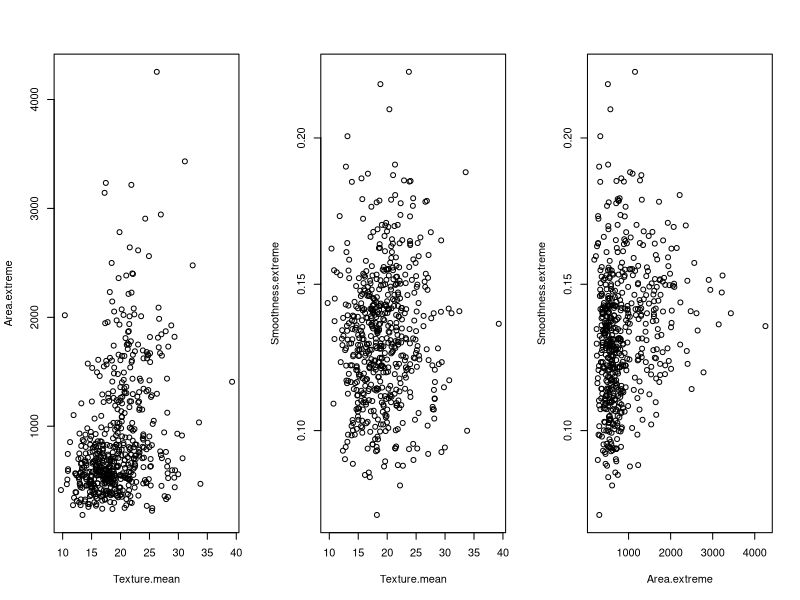
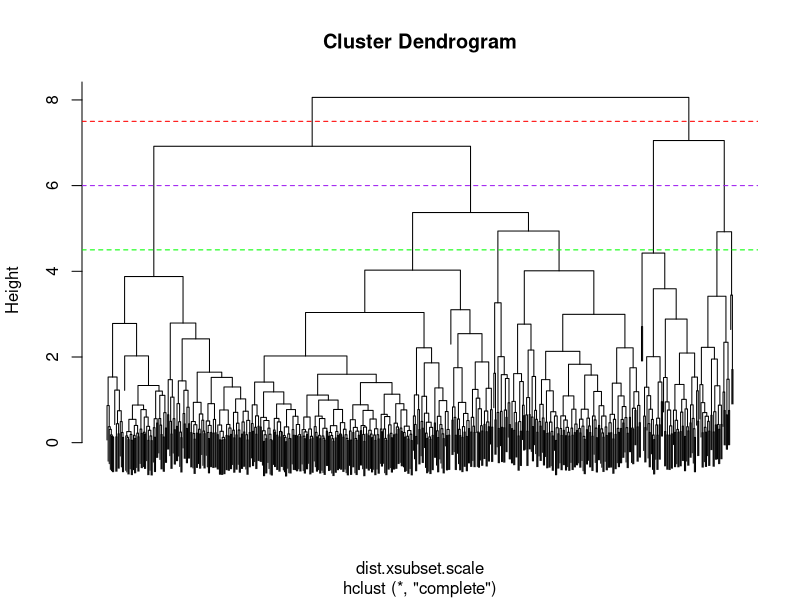
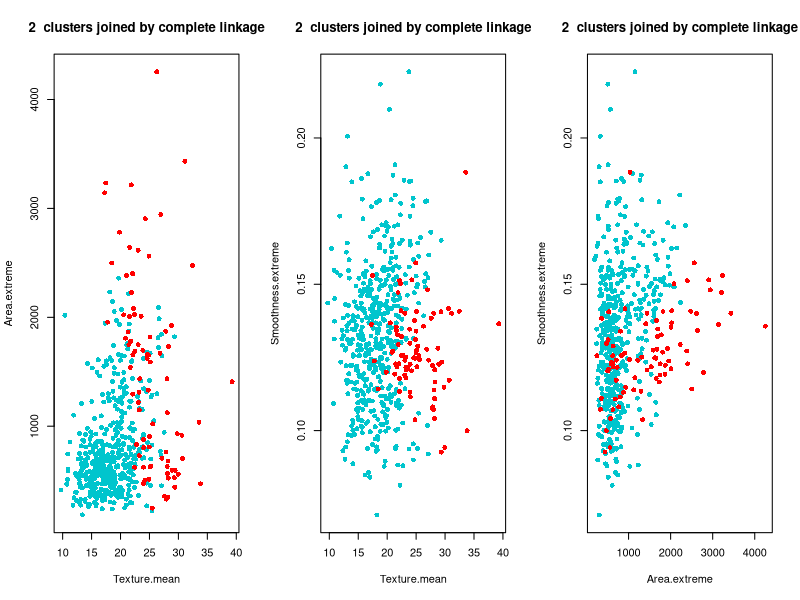
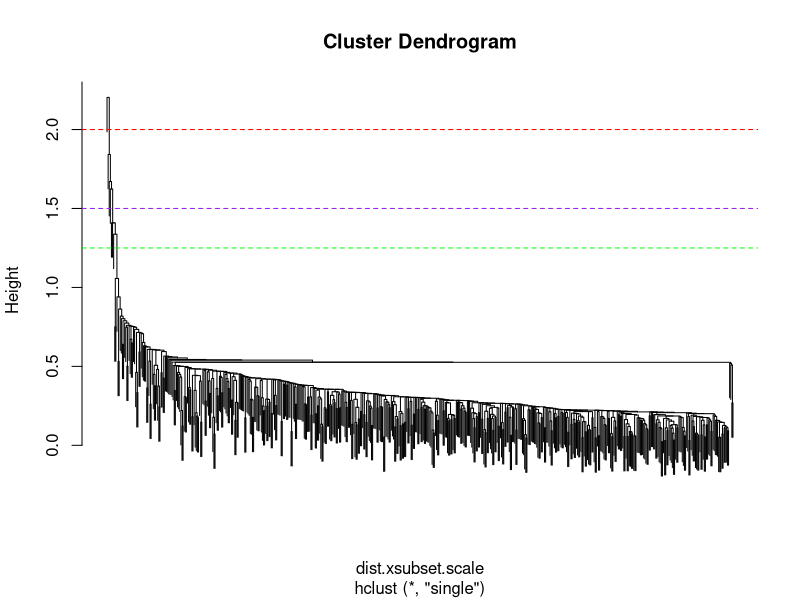
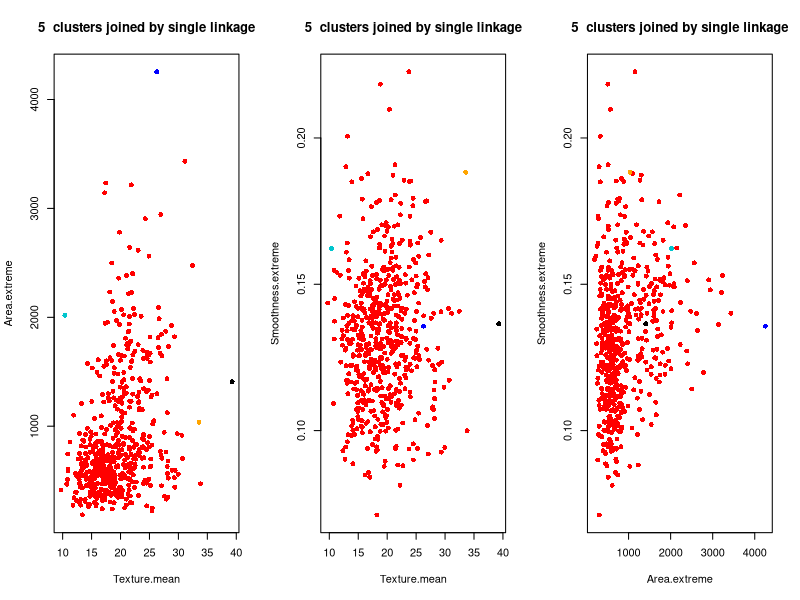
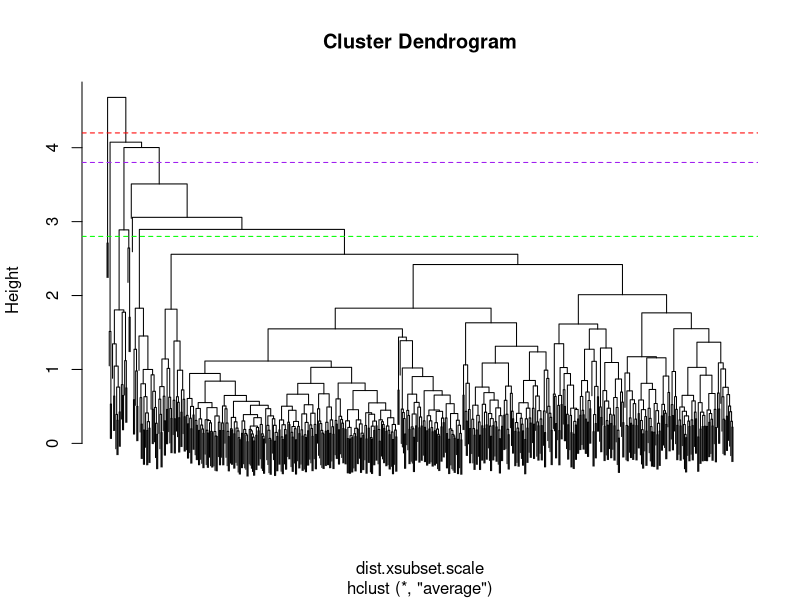
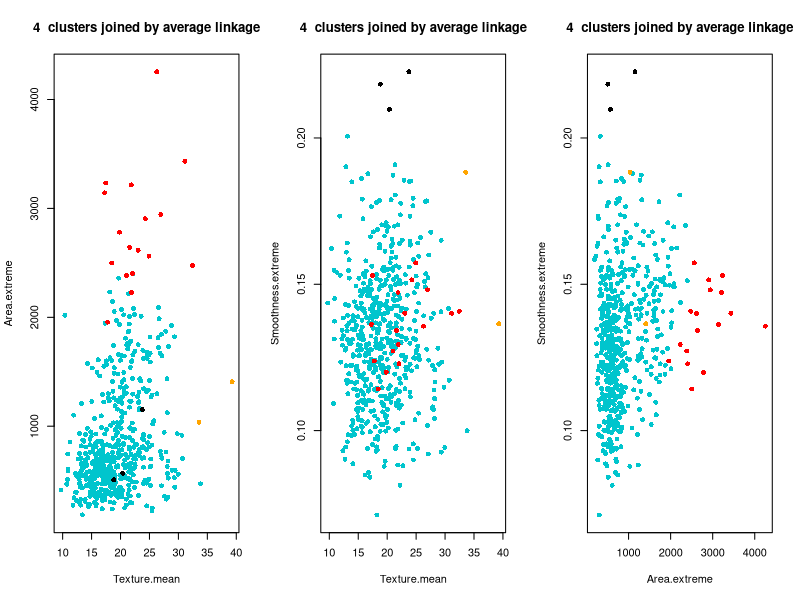
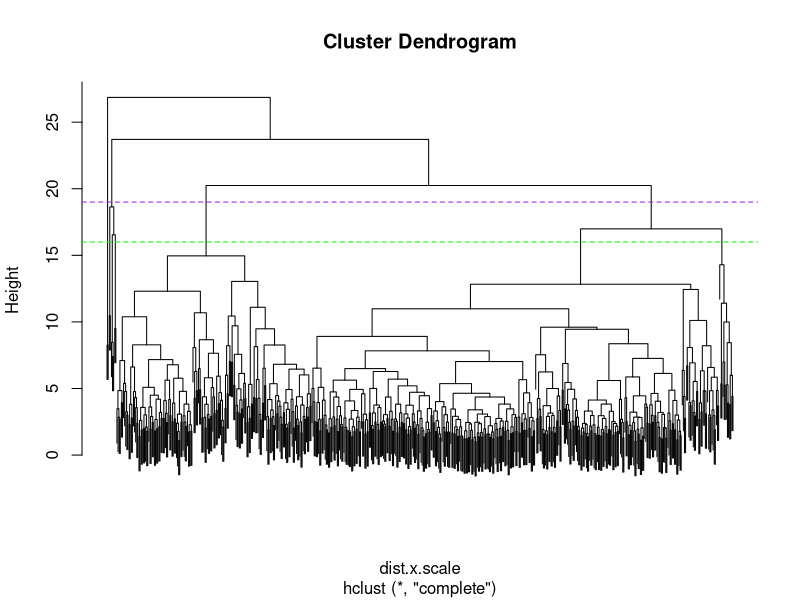

The R script that drew these images, in order:
cancer = read.csv("WI_breastcancer_data.csv")
attach(cancer)

# measurements only (as if we do not have diagnosis)
x = cancer[,-c(1,2)]
xsubset = cancer[,c(4,26,27)]

# scaling visibly required to allow all predictors to contribute to similarity measure
par(mfrow=c(1,3))
plot(Texture.mean, Area.extreme, main="")
plot(Texture.mean, Smoothness.extreme, main="")
plot(Area.extreme, Smoothness.extreme, main="")

x.scale = scale(x)
xsubset.scale = scale(xsubset)












############ fitting hierarchical models - complete  with p = 3 variables ############
dist.xsubset.scale = dist(xsubset.scale, method="euclidean")
hc.complete = hclust(dist.xsubset.scale,method="complete")
par(mfrow=c(1,1))
plot(hc.complete,cex=0.5,labels=F)
abline(h=c(4.5, 6, 7.5),col=c("green","purple","red","blue"),lty=2)  # selecting 6, 4, and 2 clusters respectively

#plotting clusters
colused = c("turquoise3", "red", "black", "orange","blue", "slateblue",  "purple","green", "violetred" )
par(mfrow=c(1,3))
# practically, 2 clusters makes most sense 
# but 4 clusters might be considered levels of malignancy "risk"
nclust=2  
memb = cutree(hc.complete,k=nclust)
par(mfrow=c(1,3))
plot(Texture.mean, Area.extreme ,pch=16,main=paste(nclust," clusters joined by complete linkage"))
for (i in 1:9)  points(Texture.mean[memb == i],Area.extreme[memb == i],pch=16,col=colused[i])
plot(Texture.mean, Smoothness.extreme ,pch=16,main=paste(nclust," clusters joined by complete linkage"))
for (i in 1:9)  points(Texture.mean[memb == i],Smoothness.extreme[memb == i],pch=16,col=colused[i])
plot(Area.extreme, Smoothness.extreme ,pch=16,main=paste(nclust," clusters joined by complete linkage"))
for (i in 1:9)  points(Area.extreme[memb == i],Smoothness.extreme[memb == i],pch=16,col=colused[i])





############ fitting hierarchical models - single  with p = 3 variables ############
dist.xsubset.scale = dist(xsubset.scale, method="euclidean")
hc.single = hclust(dist.xsubset.scale,method="single")
par(mfrow=c(1,1))
plot(hc.single,cex=0.5,labels=F)  
abline(h=c(1.25,1.5,2),col=c("green","purple","red","blue"),lty=2)  # selecting 7, 4, and 2 clusters respectively

#plotting clusters
colused = c("turquoise3", "red", "black", "orange","blue", "slateblue",  "purple","green", "violetred" )
par(mfrow=c(1,3))
#"string" pattern does not appear to do well here
nclust=5
memb = cutree(hc.single,k=nclust)
par(mfrow=c(1,3))
plot(Texture.mean, Area.extreme ,pch=16,main=paste(nclust," clusters joined by single linkage"))
for (i in 1:9)  points(Texture.mean[memb == i],Area.extreme[memb == i],pch=16,col=colused[i])
plot(Texture.mean, Smoothness.extreme ,pch=16,main=paste(nclust," clusters joined by single linkage"))
for (i in 1:9)  points(Texture.mean[memb == i],Smoothness.extreme[memb == i],pch=16,col=colused[i])
plot(Area.extreme, Smoothness.extreme ,pch=16,main=paste(nclust," clusters joined by single linkage"))
for (i in 1:9)  points(Area.extreme[memb == i],Smoothness.extreme[memb == i],pch=16,col=colused[i])






############ fitting hierarchical models - average with p = 3 variables ############
dist.xsubset.scale = dist(xsubset.scale, method="euclidean")
hc.average = hclust(dist.xsubset.scale,method="average")
par(mfrow=c(1,1))
plot(hc.average,cex=0.5,labels=F)  
abline(h=c(2.8, 3.8, 4.2),col=c("green","purple","red","blue"),lty=2)  # selecting 8, 4, and 3 clusters respectively

#plotting clusters
colused = c("turquoise3", "red", "black", "orange","blue", "slateblue",  "purple","green", "violetred" )
par(mfrow=c(1,3))
# practically, 2 clusters makes most sense 
# but 4 clusters might be considered levels of malignancy "risk"
nclust=4
memb = cutree(hc.average,k=nclust)
par(mfrow=c(1,3))
plot(Texture.mean, Area.extreme ,pch=16,main=paste(nclust," clusters joined by average linkage"))
for (i in 1:9)  points(Texture.mean[memb == i],Area.extreme[memb == i],pch=16,col=colused[i])
#points(Texture.mean[Diagnosis == "M"], Area.extreme[Diagnosis == "M"], pch=8)
plot(Texture.mean, Smoothness.extreme ,pch=16,main=paste(nclust," clusters joined by average linkage"))
for (i in 1:9)  points(Texture.mean[memb == i],Smoothness.extreme[memb == i],pch=16,col=colused[i])
#points(Texture.mean[Diagnosis == "M"], Smoothness.extreme[Diagnosis == "M"], pch=8)
plot(Area.extreme, Smoothness.extreme ,pch=16,main=paste(nclust," clusters joined by average linkage"))
for (i in 1:9)  points(Area.extreme[memb == i],Smoothness.extreme[memb == i],pch=16,col=colused[i])
#points(Area.extreme[Diagnosis == "M"], Smoothness.extreme[Diagnosis == "M"], pch=8)


############ fitting hierarchical models - complete with p = 30 variables, euclidean distance ############
dist.x.scale = dist(x.scale, method="euclidean")  
hc.completefull = hclust(dist.x.scale,method="complete")
par(mfrow=c(1,1))
plot(hc.completefull,cex=0.5,labels=F)  
abline(h=c(16,19),col=c("green","purple","red","blue"),lty=2)  
  # selecting 7 and 4 clusters, for euclidean

#plotting clusters
colused = c("turquoise3", "red", "black", "orange","blue", "slateblue",  "purple","green", "violetred" )
par(mfrow=c(1,3))
nclust=4
membfull = cutree(hc.completefull,k=nclust)
par(mfrow=c(1,3))
plot(Texture.mean, Area.extreme ,pch=16,main=paste(nclust," clusters joined by complete linkage"))
for (i in 1:9)  points(Texture.mean[membfull == i],Area.extreme[membfull == i],pch=16,col=colused[i])
plot(Texture.mean, Smoothness.extreme ,pch=16,main=paste(nclust," clusters joined by complete linkage"))
for (i in 1:9)  points(Texture.mean[membfull == i],Smoothness.extreme[membfull == i],pch=16,col=colused[i])
plot(Area.extreme, Smoothness.extreme ,pch=16,main=paste(nclust," clusters joined by complete linkage"))
for (i in 1:9)  points(Area.extreme[membfull == i],Smoothness.extreme[membfull == i],pch=16,col=colused[i])






############ fitting hierarchical models - complete with p = 30 variables, manhattan distance ############
dist.x.scale = dist(x.scale, method="manhattan")  # try manhattan distance with so many predictors
hc.completefull = hclust(dist.x.scale,method="complete")
par(mfrow=c(1,1))
plot(hc.completefull,cex=0.5,labels=F)  
abline(h=c(85,110),col=c("green","purple","red","blue"),lty=2)  
  # selecting 4 and 2 clusters, for manhattan

#plotting clusters
colused = c("turquoise3", "red", "black", "orange","blue", "slateblue",  "purple","green", "violetred" )
par(mfrow=c(1,3))
nclust=2
membfull = cutree(hc.completefull,k=nclust)
par(mfrow=c(1,3))
plot(Texture.mean, Area.extreme ,pch=16,main=paste(nclust," clusters joined by complete linkage"))
for (i in 1:9)  points(Texture.mean[membfull == i],Area.extreme[membfull == i],pch=16,col=colused[i])
plot(Texture.mean, Smoothness.extreme ,pch=16,main=paste(nclust," clusters joined by complete linkage"))
for (i in 1:9)  points(Texture.mean[membfull == i],Smoothness.extreme[membfull == i],pch=16,col=colused[i])
plot(Area.extreme, Smoothness.extreme ,pch=16,main=paste(nclust," clusters joined by complete linkage"))
for (i in 1:9)  points(Area.extreme[membfull == i],Smoothness.extreme[membfull == i],pch=16,col=colused[i])

# hierarchical selection
nclust=2
membfull = cutree(hc.completefull,k=nclust)
finalhierarchicalclusters = membfull







